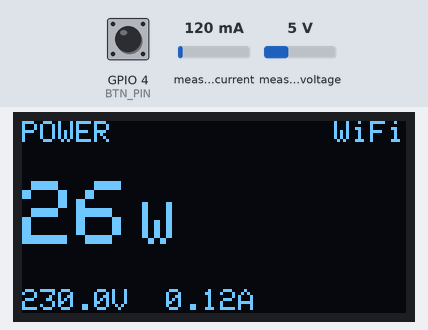
This program was run on a simulated ESP32. Shown: 128×64 one-colour display. The inputs (shaded band) are chosen by the test bench; at power-on: GPIO 4 (BTN_PIN) HIGH, measured current 120 mA, measured voltage 5 V. WiFi joins after 1.5 s; servers stay silent unless stated; not simulated (calls return 0 or success): secrets.h; what the program prints to the serial monitor is not drawn.

Above: at 3.7 s.
3.8 s: GPIO 4 (BTN_PIN) pulled LOW for 0.15 s
At 4.9 s:
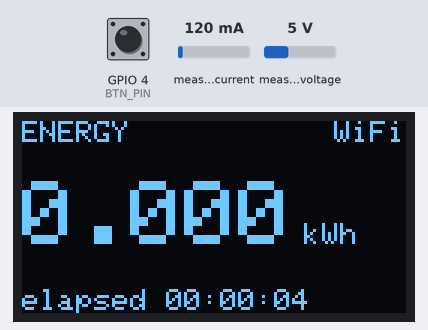
6.9 s: GPIO 4 (BTN_PIN) pulled LOW for 1 s
At 7.5 s:
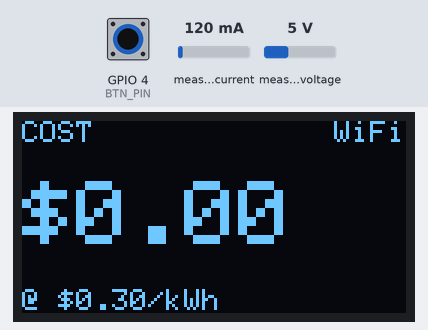
9.4 s: GPIO 4 (BTN_PIN) pulled LOW for 0.15 s
At 10.6 s:
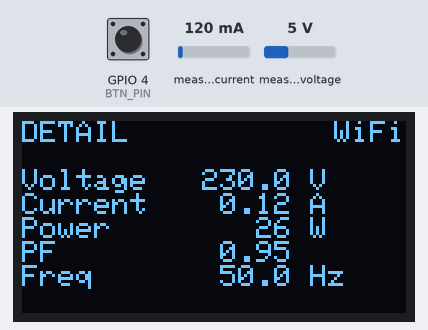
11.1 s: measured current set to 40 mA
At 11.7 s:
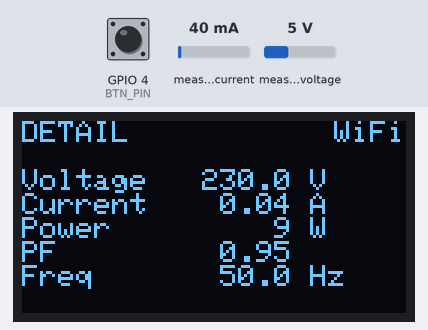
12.6 s: GPIO 4 (BTN_PIN) pulled LOW for 3.2 s
At 13.6 s:
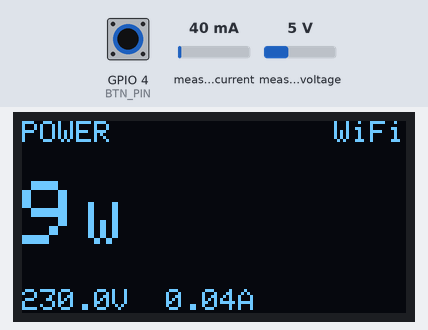
17.3 s: measured voltage set to 0.3 V
At 19.1 s:
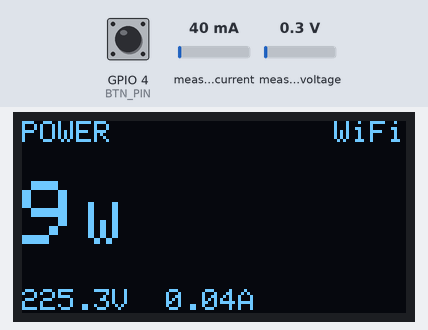
Timing chart, 0 to 20.1 s (numbered marks = the images above; inputs shaded):
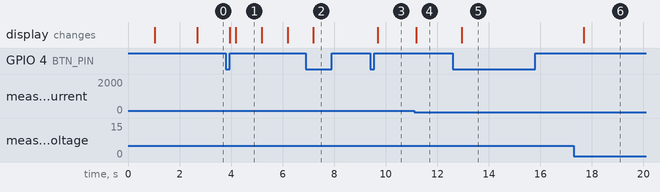

The program:

main.cpp
```cpp
#include <Arduino.h>
#include <Wire.h>
#include <Adafruit_GFX.h>
#include <Adafruit_SSD1306.h>
#include <WiFi.h>
#include "secrets.h"
#include <WebServer.h>
#include <PZEM004Tv30.h>

// ---- WiFi ----
const unsigned long WIFI_TIMEOUT_MS = 15000;
bool wifiConnected = false;

// ---- Display ----
const int SCREEN_WIDTH  = 128;
const int SCREEN_HEIGHT = 64;
const int OLED_RESET    = -1;
const int OLED_ADDRESS  = 0x3C;
Adafruit_SSD1306 display(SCREEN_WIDTH, SCREEN_HEIGHT, &Wire, OLED_RESET);

// ---- Web server ----
WebServer server(80);

// ---- PZEM ----
PZEM004Tv30 pzem(Serial2, 16, 17);   // UART2, RX=GPIO16, TX=GPIO17

// ---- Button ----
const int BTN_PIN = 4;
const unsigned long DEBOUNCE_MS = 50;

int lastRawState = HIGH;
int stableState  = HIGH;
unsigned long lastChangeTime = 0;


// ---- Tariff ----
const float COST_PER_KWH = 0.30;   // NZD - check your own power bill

// ---- Timing ----
const unsigned long SENSOR_INTERVAL_MS  = 500;
const unsigned long DISPLAY_INTERVAL_MS = 250;
unsigned long lastSensorRead  = 0;
unsigned long lastDisplayDraw = 0;


// ---- Pages ----
enum Page {
  PAGE_POWER = 0,
  PAGE_ENERGY,
  PAGE_COST,
  PAGE_DETAIL,
  PAGE_COUNT
};
int currentPage = PAGE_POWER;

// ---- Sensor interface ----
struct PowerReading {
  float voltage;
  float current;
  float power;
  float energy;
  float frequency;
  float powerFactor;
  bool  valid;
};

PowerReading latestReading;

PowerReading getPowerReading() {
  PowerReading r;

  float v  = pzem.voltage();
  float i  = pzem.current();
  float p  = pzem.power();
  float e  = pzem.energy();
  float f  = pzem.frequency();
  float pf = pzem.pf();

  // The PZEM returns NaN if it can't be read (no mains, bad wiring).
  if (isnan(v) || isnan(i) || isnan(p)) {
    r.valid = false;
    return r;
  }

  r.voltage     = v;
  r.current     = i;
  r.power       = p;
  r.energy      = e;
  r.frequency   = f;
  r.powerFactor = pf;
  r.valid       = true;
  return r;
}


// Returns true once, on the transition from released to pressed.
bool buttonPressed() {
  bool fired = false;
  int raw = digitalRead(BTN_PIN);

  if (raw != lastRawState) {          // pin moved - could be a bounce
    lastChangeTime = millis();
    lastRawState = raw;
  }

  if (millis() - lastChangeTime >= DEBOUNCE_MS) {   // held long enough to be real
    if (raw != stableState) {
      stableState = raw;
      if (stableState == LOW) fired = true;         // falling edge = press
    }
  }

  return fired;
}

// ---- Helpers ----
void formatElapsed(char* buf, size_t bufLen, unsigned long ms) {
  unsigned long totalSec = ms / 1000;
  snprintf(buf, bufLen, "%02lu:%02lu:%02lu",
           totalSec / 3600, (totalSec % 3600) / 60, totalSec % 60);
}

void drawHeader(const char* label) {
  display.setTextSize(1);
  display.setCursor(0, 0);
  display.print(label);

  display.setCursor(104, 0);
  display.print(wifiConnected ? "WiFi" : "----");
}

void drawFooter(const char* text) {
  display.setTextSize(1);
  display.setCursor(0, 56);
  display.print(text);
}

// ---- Pages ----
void drawPowerPage(const PowerReading& r) {
  drawHeader("POWER");
  display.setTextSize(3);
  display.setCursor(0, 20);
  display.print(r.power, 0);
  display.setTextSize(2);
  display.setCursor(display.getCursorX() + 4, 27);
  display.print("W");

  char buf[24];
  snprintf(buf, sizeof(buf), "%.1fV  %.2fA", r.voltage, r.current);
  drawFooter(buf);
}

void drawEnergyPage(const PowerReading& r) {
  drawHeader("ENERGY");
  display.setTextSize(3);
  display.setCursor(0, 20);
  display.print(r.energy, 3);
  display.setTextSize(1);
  display.setCursor(display.getCursorX() + 4, 34);
  display.print("kWh");

  char buf[24];
  char t[12];
  formatElapsed(t, sizeof(t), millis());
  snprintf(buf, sizeof(buf), "elapsed %s", t);
  drawFooter(buf);
}

void drawCostPage(const PowerReading& r) {
  drawHeader("COST");
  display.setTextSize(3);
  display.setCursor(0, 20);
  display.print("$");
  display.print(r.energy * COST_PER_KWH, 2);

  char buf[24];
  snprintf(buf, sizeof(buf), "@ $%.2f/kWh", COST_PER_KWH);
  drawFooter(buf);
}

void drawDetailPage(const PowerReading& r) {
  drawHeader("DETAIL");
  display.setTextSize(1);
  display.setCursor(0, 16);
  display.printf("Voltage  %6.1f V\n", r.voltage);
  display.printf("Current  %6.2f A\n", r.current);
  display.printf("Power    %6.0f W\n", r.power);
  display.printf("PF       %6.2f\n",   r.powerFactor);
  display.printf("Freq     %6.1f Hz",  r.frequency);
}

void drawPage(int page, const PowerReading& r) {
  display.clearDisplay();
  display.setTextColor(SSD1306_WHITE);

  if (!r.valid) {
    display.setTextSize(2);
    display.setCursor(0, 24);
    display.print("NO DATA");
    display.display();
    return;
  }

  switch (page) {
    case PAGE_POWER:  drawPowerPage(r);  break;
    case PAGE_ENERGY: drawEnergyPage(r); break;
    case PAGE_COST:   drawCostPage(r);   break;
    case PAGE_DETAIL: drawDetailPage(r); break;
  }
  display.display();
}

bool connectWiFi() {
  Serial.printf("Connecting to %s", WIFI_SSID);
  WiFi.mode(WIFI_STA);
  WiFi.begin(WIFI_SSID, WIFI_PASSWORD);

  unsigned long start = millis();
  while (WiFi.status() != WL_CONNECTED && millis() - start < WIFI_TIMEOUT_MS) {
    delay(250);
    Serial.print(".");
  }
  Serial.println();

  if (WiFi.status() == WL_CONNECTED) {
    Serial.print("Connected. IP: ");
    Serial.println(WiFi.localIP());
    return true;
  }

  Serial.println("WiFi failed - continuing without dashboard");
  return false;
}

// ---- Web dashboard ----
const char INDEX_HTML[] = R"rawliteral(
<!DOCTYPE html>
<html>
<head>
<meta charset="utf-8">
<meta name="viewport" content="width=device-width,initial-scale=1">
<title>Smart Energy Monitor</title>
<style>
  *{box-sizing:border-box;margin:0;padding:0}
  body{background:#0d1117;color:#e6edf3;font-family:system-ui,sans-serif;
       padding:24px;max-width:640px;margin:0 auto}
  h1{font-size:13px;font-weight:600;letter-spacing:.12em;
     text-transform:uppercase;color:#7d8590;margin-bottom:20px}
  h1 b{color:#f0b429}
  .power{font-size:64px;font-weight:200;line-height:1;
         background:linear-gradient(90deg,#f0b429,#ff7b54);
         -webkit-background-clip:text;background-clip:text;color:transparent}
  .power span{font-size:22px;-webkit-text-fill-color:#7d8590;margin-left:6px}
  canvas{width:100%;height:120px;margin-top:20px;display:block}
  .grid{display:grid;grid-template-columns:1fr 1fr;gap:12px;margin-top:20px}
  .cell{background:#161b22;border:1px solid #21262d;border-radius:10px;padding:14px}
  .label{font-size:10px;text-transform:uppercase;letter-spacing:.08em}
  .value{font-size:22px;margin-top:4px}
  .c1 .label{color:#f0b429}.c2 .label{color:#3fb950}
  .c3 .label{color:#58a6ff}.c4 .label{color:#ff7b54}
  .c5 .label{color:#bc8cff}.c6 .label{color:#39c5cf}
  #status{font-size:11px;color:#7d8590;margin-top:18px}
  .stale{opacity:.35}
</style>
</head>
<body>
<h1><b>&#9679;</b> Smart Energy Monitor</h1>
<div class="power" id="power">--<span>W</span></div>
<canvas id="chart" width="600" height="120"></canvas>
<div class="grid">
  <div class="cell c1"><div class="label">Energy</div><div class="value" id="energy">--</div></div>
  <div class="cell c2"><div class="label">Cost</div><div class="value" id="cost">--</div></div>
  <div class="cell c3"><div class="label">Voltage</div><div class="value" id="voltage">--</div></div>
  <div class="cell c4"><div class="label">Current</div><div class="value" id="current">--</div></div>
  <div class="cell c5"><div class="label">Power factor</div><div class="value" id="pf">--</div></div>
  <div class="cell c6"><div class="label">Frequency</div><div class="value" id="freq">--</div></div>
</div>
<div id="status">connecting...</div>
<script>
const $ = id => document.getElementById(id);
const history = [];
const MAX_POINTS = 120;   // 2 minutes at 1 poll/second

function drawChart() {
  const c = $('chart'), ctx = c.getContext('2d');
  ctx.clearRect(0, 0, c.width, c.height);
  if (history.length < 2) return;

  const min = Math.min(...history), max = Math.max(...history);
  const span = (max - min) || 1;            // avoid divide-by-zero on flat data
  const stepX = c.width / (MAX_POINTS - 1);
  const y = v => c.height - 6 - ((v - min) / span) * (c.height - 12);

  ctx.beginPath();
  history.forEach((v, i) => i ? ctx.lineTo(i * stepX, y(v)) : ctx.moveTo(0, y(v)));
  ctx.strokeStyle = '#f0b429';
  ctx.lineWidth = 2;
  ctx.stroke();

  ctx.lineTo((history.length - 1) * stepX, c.height);
  ctx.lineTo(0, c.height);
  ctx.closePath();
  ctx.fillStyle = 'rgba(240,180,41,0.08)';
  ctx.fill();
}

async function update() {
  try {
    const res = await fetch('/data');
    const d = await res.json();
    document.body.classList.remove('stale');

    if (!d.valid) { $('status').textContent = 'sensor not responding'; return; }

    history.push(d.power);
    if (history.length > MAX_POINTS) history.shift();
    drawChart();

    $('power').innerHTML   = d.power.toFixed(0) + '<span>W</span>';
    $('energy').textContent  = d.energy.toFixed(3) + ' kWh';
    $('cost').textContent    = '$' + d.cost.toFixed(2);
    $('voltage').textContent = d.voltage.toFixed(1) + ' V';
    $('current').textContent = d.current.toFixed(2) + ' A';
    $('pf').textContent      = d.powerFactor.toFixed(2);
    $('freq').textContent    = d.frequency.toFixed(1) + ' Hz';
    $('status').textContent  = 'uptime ' + d.uptime + 's · last 2 min shown';
  } catch (e) {
    document.body.classList.add('stale');
    $('status').textContent = 'connection lost';
  }
}

update();
setInterval(update, 1000);
</script>
</body>
</html>
)rawliteral";

void handleRoot() {
  server.send(200, "text/html", INDEX_HTML);
}

void handleData() {
  const PowerReading& r = latestReading;
  char json[256];

  if (r.valid) {
    snprintf(json, sizeof(json),
      "{\"voltage\":%.1f,\"current\":%.2f,\"power\":%.1f,"
      "\"energy\":%.4f,\"frequency\":%.1f,\"powerFactor\":%.2f,"
      "\"cost\":%.2f,\"uptime\":%lu,\"valid\":true}",
      r.voltage, r.current, r.power, r.energy,
      r.frequency, r.powerFactor,
      r.energy * COST_PER_KWH, millis() / 1000);
  } else {
    snprintf(json, sizeof(json), "{\"valid\":false}");
  }

  server.send(200, "application/json", json);
}


void setup() {

  Serial.begin(115200);
  Serial2.begin(9600, SERIAL_8N1, 16, 17);
  delay(1000);

  pinMode(BTN_PIN, INPUT_PULLUP);

  if (!display.begin(SSD1306_SWITCHCAPVCC, OLED_ADDRESS)) {
    Serial.println("SSD1306 init failed - halting");
    while (true) { }
  }
  Serial.println("PZEM live data, button paging");

  wifiConnected = connectWiFi();

  if (wifiConnected) {
    server.on("/", handleRoot);
    server.on("/data", handleData);
    server.begin();
    Serial.println("Web server started");
  }

  latestReading = getPowerReading();
}

void loop() {

  if (wifiConnected) server.handleClient();

  unsigned long now = millis();

  if (now - lastSensorRead >= SENSOR_INTERVAL_MS) {
    lastSensorRead = now;
    latestReading = getPowerReading();
  }

  // ---- Page cycling ----
 if (buttonPressed()) {
  currentPage = (currentPage + 1) % PAGE_COUNT;
  Serial.printf("Page -> %d\n", currentPage);
  }
  // ---- Display update ----
  if (now - lastDisplayDraw >= DISPLAY_INTERVAL_MS) {
    lastDisplayDraw = now;
    drawPage(currentPage, latestReading);
  }

  if (now - lastSensorRead >= SENSOR_INTERVAL_MS) {
    lastSensorRead = now;
    latestReading = getPowerReading();
    if (latestReading.valid) {
      Serial.printf("V=%.1f I=%.2f P=%.1f\n",
        latestReading.voltage, latestReading.current, latestReading.power);
    } else {
      Serial.println("PZEM: no data (NaN)");
    }
 }
}
```

Measured:
- after the input at 3.8 s, the display: first changes after 0.14 s (image 1 shows a later state)
- after the input at 6.9 s, the display: changes after 0.29 s (image 2)
- after the input at 9.4 s, the display: changes after 0.29 s (image 3)
- after the input at 11.1 s, the display: changes after 0.09 s (image 4)
- after the input at 12.6 s, the display: changes after 0.34 s (image 5)
- after the input at 17.3 s, the display: changes after 0.39 s (image 6)
- what the display in image 1 shows lasts 1.0 s, from 4.2 s to 5.2 s
